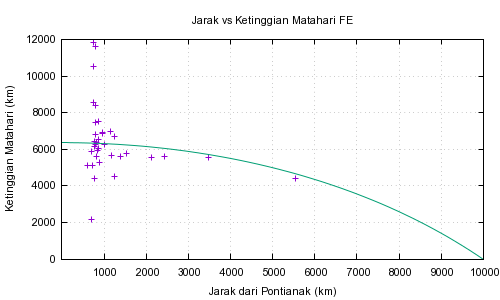

This figure's gnuplot source:
set datafile separator ","

set grid
set angles degrees

set xrange [1:10000]
set yrange [0.0:12000]
#set xr [-90:90]
#set yr [0.0:8000]
unset key

set title 'Jarak vs Ketinggian Matahari FE'
set xlabel 'Jarak dari Pontianak (km)'
set ylabel 'Ketinggian Matahari (km)'

set output 'jarak-vs-tinggi-matahari-fe-2.png'
set terminal pngcairo  background "#ffffff" enhanced font "arial,8" fontscale 1.0 size 500, 300
plot 'fe101-sheet.csv' using 8:12 , \
   x  * tan(90-x/111)